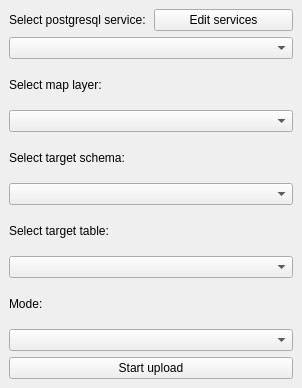
<?xml version="1.0" encoding="UTF-8"?>
<ui version="4.0">
 <class>qgs2postgisDockWidgetBase</class>
 <widget class="QDockWidget" name="qgs2postgisDockWidgetBase">
  <property name="geometry">
   <rect>
    <x>0</x>
    <y>0</y>
    <width>302</width>
    <height>388</height>
   </rect>
  </property>
  <property name="windowTitle">
   <string>Qgs2PostGIS</string>
  </property>
  <widget class="QWidget" name="dockWidgetContents">
   <layout class="QGridLayout" name="gridLayout">
    <item row="4" column="0">
     <widget class="QLabel" name="label_4">
      <property name="text">
       <string>Select target schema:</string>
      </property>
     </widget>
    </item>
    <item row="2" column="0">
     <widget class="QLabel" name="label_2">
      <property name="text">
       <string>Select map layer:</string>
      </property>
     </widget>
    </item>
    <item row="5" column="0" colspan="2">
     <widget class="QComboBox" name="comboBoxSchema"/>
    </item>
    <item row="0" column="0">
     <widget class="QLabel" name="label">
      <property name="text">
       <string>Select postgresql service:</string>
      </property>
     </widget>
    </item>
    <item row="10" column="0" colspan="2">
     <widget class="QPushButton" name="startButton">
      <property name="text">
       <string>Start upload</string>
      </property>
     </widget>
    </item>
    <item row="1" column="0" colspan="2">
     <widget class="QComboBox" name="comboBoxService"/>
    </item>
    <item row="0" column="1">
     <widget class="QPushButton" name="editServicesButton">
      <property name="text">
       <string>Edit services</string>
      </property>
     </widget>
    </item>
    <item row="7" column="0" colspan="2">
     <widget class="QComboBox" name="comboBoxTable"/>
    </item>
    <item row="9" column="0" colspan="2">
     <widget class="QComboBox" name="comboBoxMode"/>
    </item>
    <item row="3" column="0" colspan="2">
     <widget class="QgsMapLayerComboBox" name="mMapLayerComboBox"/>
    </item>
    <item row="8" column="0">
     <widget class="QLabel" name="label_3">
      <property name="text">
       <string>Mode:</string>
      </property>
     </widget>
    </item>
    <item row="6" column="0">
     <widget class="QLabel" name="label_5">
      <property name="text">
       <string>Select target table:</string>
      </property>
     </widget>
    </item>
   </layout>
  </widget>
 </widget>
 <customwidgets>
  <customwidget>
   <class>QgsMapLayerComboBox</class>
   <extends>QComboBox</extends>
   <header>qgsmaplayercombobox.h</header>
  </customwidget>
 </customwidgets>
 <resources/>
 <connections/>
</ui>
